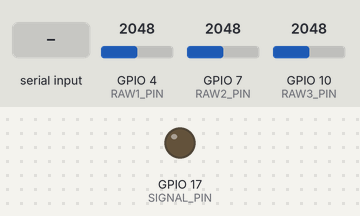
Bench run of a sketch on a simulated ESP32-S3. Shown: output pins drawn as LEDs (lit = HIGH). Inputs (shaded band) come from the test bench; at power-on: GPIO 4 (RAW1_PIN) = 2048, GPIO 7 (RAW2_PIN) = 2048, GPIO 10 (RAW3_PIN) = 2048 (analog values on the 0–4095 scale). What the sketch prints to the serial monitor is not drawn.

Above: at 1.7 s.
1.8 s: "p" received over Serial
3.3 s: "r" received over Serial
4.8 s: "i" received over Serial
6.4 s: GPIO 4 (RAW1_PIN) set to 2866
At 6.8 s:
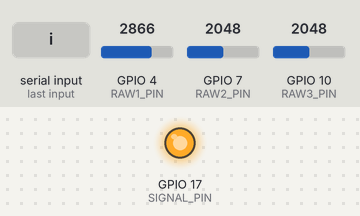
Timing chart, 0 to 9.4 s (numbered marks = the images above; inputs shaded):
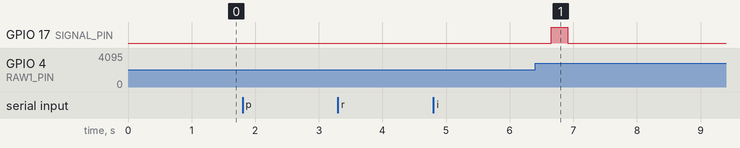

The sketch:

ESP32_Streaming.ino
```cpp
// sampler_features.ino
// 3-channel RAW EMG, GPIO4 + GPIO7 + GPIO10
// Modes: 'p' = plotter, 'r' = normal stream, 'i' = inference + motor trigger
// Motor trigger: GPIO17 HIGH = REACH, LOW = REST

#include <Arduino.h>
#include <math.h>

// ─────────────────────────────────────────────────────────────────────
// PIN CONFIG
// ─────────────────────────────────────────────────────────────────────
#define RAW1_PIN    4
#define RAW2_PIN    7
#define RAW3_PIN    10
#define SIGNAL_PIN  17  // HIGH = REACH, LOW = REST → Arduino pin 2

// ─────────────────────────────────────────────────────────────────────
// SAMPLING CONFIG
// ─────────────────────────────────────────────────────────────────────
#define SAMPLE_RATE_HZ 2000
#define WINDOW_SIZE    200
#define NUM_CHANNELS   3
#define NUM_FEATURES   8
#define TOTAL_FEATURES (NUM_CHANNELS * NUM_FEATURES)

// ─────────────────────────────────────────────────────────────────────
// FEATURE THRESHOLDS
// ─────────────────────────────────────────────────────────────────────
#define WAMP_THRESH  30.0f
#define ZC_THRESH    30.0f
#define SSC_THRESH   30.0f

// ─────────────────────────────────────────────────────────────────────
// MODE
// ─────────────────────────────────────────────────────────────────────
#define MODE_NORMAL   0
#define MODE_PLOTTER  1
#define MODE_INFER    2
int mode = MODE_NORMAL;

// ─────────────────────────────────────────────────────────────────────
// TIMER
// ─────────────────────────────────────────────────────────────────────
hw_timer_t*   timer       = NULL;
volatile bool sampleReady = false;
void IRAM_ATTR onTimer()  { sampleReady = true; }

// ─────────────────────────────────────────────────────────────────────
// WINDOW BUFFER
// ─────────────────────────────────────────────────────────────────────
float buf[NUM_CHANNELS][WINDOW_SIZE];
int   bufIdx  = 0;
bool  bufFull = false;

// ─────────────────────────────────────────────────────────────────────
// FEATURE EXTRACTION
// ─────────────────────────────────────────────────────────────────────
void extractFeatures(const float* w, int len, float* out) {
  float dc = 0;
  for (int i = 0; i < len; i++) dc += w[i];
  dc /= len;

  float c[200];
  for (int i = 0; i < len; i++) c[i] = w[i] - dc;

  float sum_abs = 0;
  for (int i = 0; i < len; i++) sum_abs += fabsf(c[i]);
  out[0] = sum_abs / len;

  float sum_sq = 0;
  for (int i = 0; i < len; i++) sum_sq += c[i] * c[i];
  out[1] = sqrtf(sum_sq / len);

  float var = 0;
  for (int i = 0; i < len; i++) var += c[i] * c[i];
  out[2] = var / (len - 1);

  float peak = 0;
  for (int i = 0; i < len; i++) { float a = fabsf(c[i]); if (a > peak) peak = a; }
  out[3] = peak;

  float wl = 0;
  for (int i = 1; i < len; i++) wl += fabsf(c[i] - c[i-1]);
  out[4] = wl;

  float wamp = 0;
  for (int i = 1; i < len; i++)
    if (fabsf(c[i] - c[i-1]) >= WAMP_THRESH) wamp++;
  out[5] = wamp;

  float zc = 0;
  for (int i = 1; i < len; i++)
    if (((c[i] > 0 && c[i-1] < 0) || (c[i] < 0 && c[i-1] > 0)) &&
        fabsf(c[i] - c[i-1]) >= ZC_THRESH) zc++;
  out[6] = zc;

  float ssc = 0;
  for (int i = 1; i < len - 1; i++) {
    float d1 = c[i] - c[i-1], d2 = c[i+1] - c[i];
    if (((d1 > 0 && d2 < 0) || (d1 < 0 && d2 > 0)) &&
        (fabsf(d1) >= SSC_THRESH || fabsf(d2) >= SSC_THRESH)) ssc++;
  }
  out[7] = ssc;
}

void extractAllChannels(const float b[][WINDOW_SIZE], float* feat) {
  for (int ch = 0; ch < NUM_CHANNELS; ch++)
    extractFeatures(b[ch], WINDOW_SIZE, feat + ch * NUM_FEATURES);
}

// ─────────────────────────────────────────────────────────────────────
// LDA PARAMS
// ─────────────────────────────────────────────────────────────────────
float scaler_mean[24] = {22.626900f, 29.576692f, 1544.471361f, 91.252080f, 1167.491489f, 3.907801f, 0.968794f, 0.892199f, 17.575877f, 23.081752f, 1013.230471f, 76.189855f, 1457.870922f, 10.195035f, 3.076596f, 2.134043f, 19.396503f, 25.692882f, 1497.093461f, 80.541954f, 1095.177305f, 2.808511f, 0.769504f, 1.254610f};
float scaler_std[24]  = {19.578175f, 25.728747f, 3447.050763f, 78.187795f, 771.215620f, 6.322425f, 1.418377f, 1.364082f, 17.267382f, 21.803600f, 1599.659946f, 62.821110f, 1238.813202f, 15.825497f, 4.207198f, 2.730400f, 21.522233f, 28.800761f, 4123.173745f, 84.806580f, 573.829983f, 5.927236f, 1.132401f, 1.745429f};
float lda_coef[1][24] = {
  {2.919325f, -4.488007f, 0.970437f, 0.289419f, 3.309649f, -1.041856f, 0.206585f, 0.036315f, -0.016016f, -2.158030f, 0.862738f, -0.595987f, 0.803113f, 1.231650f, -0.225502f, -0.191591f, -1.121562f, 1.161586f, -0.447634f, 0.086603f, -0.543332f, 0.748518f, 0.027324f, -0.087960f},
};
float lda_intercept[1] = {-0.497801f};

// ─────────────────────────────────────────────────────────────────────
// LDA INFERENCE
// ─────────────────────────────────────────────────────────────────────
int ldaPredict(float* feat) {
  float x[24];
  for (int i = 0; i < 24; i++)
    x[i] = (feat[i] - scaler_mean[i]) / scaler_std[i];
  float score = lda_intercept[0];
  for (int i = 0; i < 24; i++)
    score += lda_coef[0][i] * x[i];
  return (score > 1.5) ? 1 : 0;
}

// ─────────────────────────────────────────────────────────────────────
// SETUP
// ─────────────────────────────────────────────────────────────────────
void setup() {
  Serial.begin(921600);
  delay(500);

  pinMode(SIGNAL_PIN, OUTPUT);
  digitalWrite(SIGNAL_PIN, LOW);

  analogReadResolution(12);
  analogSetPinAttenuation(RAW1_PIN, ADC_11db);
  analogSetPinAttenuation(RAW2_PIN, ADC_11db);
  analogSetPinAttenuation(RAW3_PIN, ADC_11db);
  pinMode(RAW1_PIN, INPUT);
  pinMode(RAW2_PIN, INPUT);
  pinMode(RAW3_PIN, INPUT);

  timer = timerBegin(SAMPLE_RATE_HZ);
  timerAttachInterrupt(timer, &onTimer);
  timerAlarm(timer, 1, true, 0);

  Serial.println("# sampler_features — 3ch RAW GPIO4+GPIO7+GPIO10");
  Serial.println("# 'p' = plotter  'r' = normal  'i' = inference");
  Serial.println("# GPIO17 HIGH=REACH LOW=REST");
}

// ─────────────────────────────────────────────────────────────────────
// LOOP
// ─────────────────────────────────────────────────────────────────────
void loop() {
  if (Serial.available()) {
    char cmd = Serial.read();
    if      (cmd == 'p') { mode = MODE_PLOTTER; Serial.println("Deltoid_RAW\tTricep_RAW\tForearm_RAW"); }
    else if (cmd == 'r') { mode = MODE_NORMAL;  Serial.println("# MODE: NORMAL"); }
    else if (cmd == 'i') { mode = MODE_INFER;   Serial.println("# MODE: INFERENCE"); }
  }

  if (!sampleReady) return;
  sampleReady = false;

  uint32_t t = micros();
  float s1   = analogRead(RAW1_PIN);
  float s2   = analogRead(RAW2_PIN);
  float s3   = analogRead(RAW3_PIN);

  if      (mode == MODE_PLOTTER) Serial.printf("%.0f\t%.0f\t%.0f\n", s1, s2, s3);
  else if (mode == MODE_NORMAL)  Serial.printf("R:%lu,%.0f,%.0f,%.0f\n", t, s1, s2, s3);

  buf[0][bufIdx] = s1;
  buf[1][bufIdx] = s2;
  buf[2][bufIdx] = s3;
  bufIdx++;

  if (bufIdx >= WINDOW_SIZE) { bufIdx = 0; bufFull = true; }
  if (!bufFull) return;
  bufFull = false;

  float feat[TOTAL_FEATURES];
  extractAllChannels(buf, feat);

  if (mode == MODE_NORMAL) {
    Serial.print("F:");
    for (int i = 0; i < TOTAL_FEATURES; i++) {
      Serial.print(feat[i], 4);
      if (i < TOTAL_FEATURES - 1) Serial.print(",");
    }
    Serial.println();

  } else if (mode == MODE_INFER) {
    int pred = ldaPredict(feat);
    if (pred == 1) {
      Serial.println("REACH");
      digitalWrite(SIGNAL_PIN, HIGH);  // stays HIGH until REST
    } else {
      Serial.println("REST");
      digitalWrite(SIGNAL_PIN, LOW);   // drops LOW on REST
    }
  }
}
```

Measured:
- after the input at 6.4 s, GPIO 17 (SIGNAL_PIN): LOW → HIGH after 0.25 s, → LOW 0.27 s later
